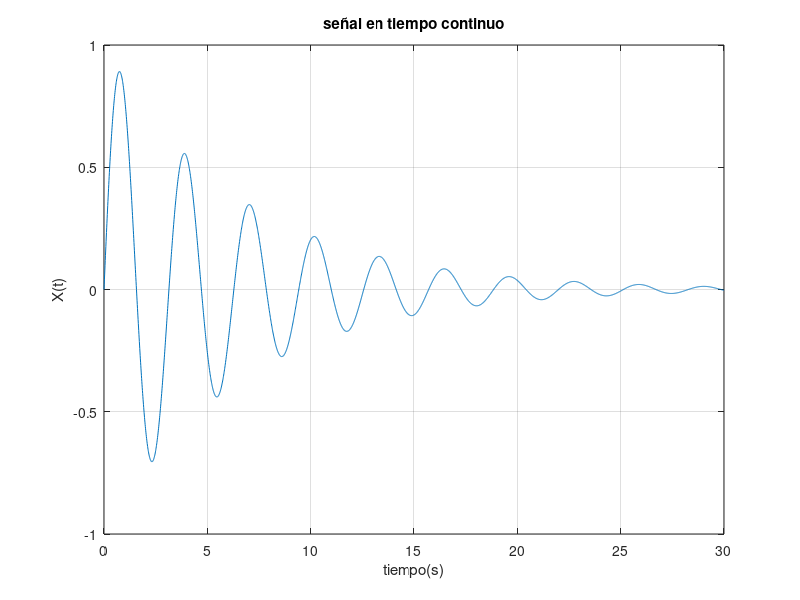

Write the MATLAB code that produced this figure.
clear;
close all;
clc;
%SEÑAL EN TIEMPO CONTINUO: Es una señal que es continua en el tiempo
%creamos un vector 
t=0:0.01:30;

%Multiplicamos punto a punto con una señal sinoidal
x=exp(-0.15*t).*sin(2*t);

%graficar
figure(1);
plot(t,x);

title("señal en tiempo continuo");
xlabel("tiempo(s)");
ylabel("X(t)");
grid on; 
